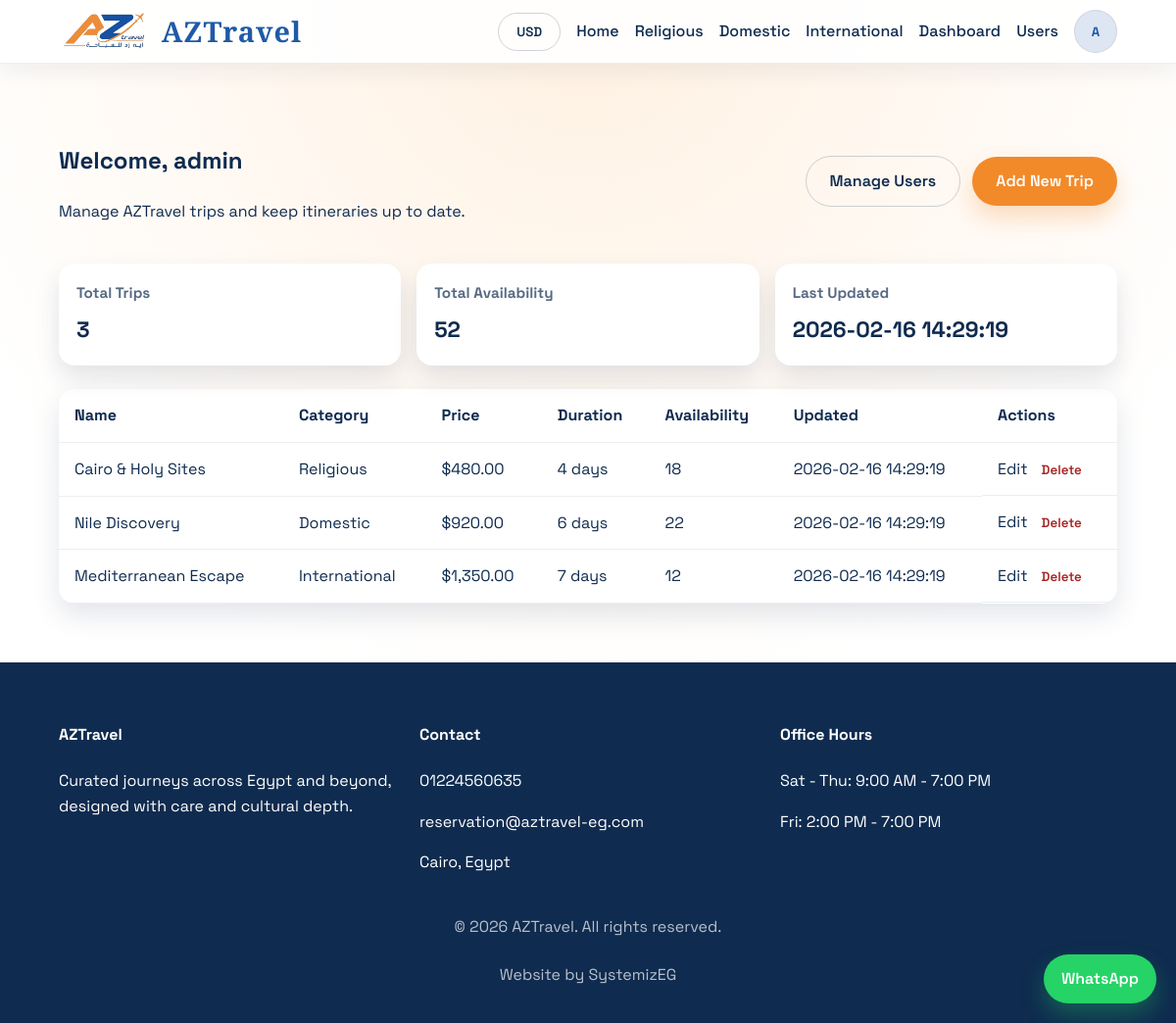
/dashboard.php (signed in), run on the app's committed database.
### tables this page shows
CREATE TABLE IF NOT EXISTS trips (
  id INT AUTO_INCREMENT PRIMARY KEY,
  name VARCHAR(120) NOT NULL,
  description TEXT NOT NULL,
  price DECIMAL(10,2) NOT NULL,
  duration_days INT NOT NULL,
  category ENUM('religious','domestic','international') NOT NULL,
  image_url VARCHAR(255) DEFAULT NULL,
  itinerary TEXT,
  details TEXT,
  includes TEXT,
  excludes TEXT,
  pickup_time VARCHAR(120),
  policy TEXT,
  availability INT NOT NULL DEFAULT 0,
  created_at TIMESTAMP DEFAULT CURRENT_TIMESTAMP,
  updated_at TIMESTAMP DEFAULT CURRENT_TIMESTAMP ON UPDATE CURRENT_TIMESTAMP
);

### includes/config.php (called while the page is built, shortened)
<?php
$CURRENCIES = [
    'USD' => ['symbol' => '$', 'rate' => 1.0, 'label' => 'US Dollar'],
    'EGP' => ['symbol' => 'E£', 'rate' => 49.5, 'label' => 'Egyptian Pound'],
    'EUR' => ['symbol' => '€', 'rate' => 0.92, 'label' => 'Euro'],
    'GBP' => ['symbol' => '£', 'rate' => 0.79, 'label' => 'Pound Sterling'],
    'SAR' => ['symbol' => 'SAR', 'rate' => 3.75, 'label' => 'Saudi Riyal'],
    'AED' => ['symbol' => 'AED', 'rate' => 3.67, 'label' => 'UAE Dirham'],
];
$DEFAULT_CURRENCY = 'USD';
function e(string $value): string {
    return htmlspecialchars($value, ENT_QUOTES, 'UTF-8');
}
function get_currency(): string {
    global $CURRENCIES, $DEFAULT_CURRENCY;
    $currency = $_SESSION['currency'] ?? $DEFAULT_CURRENCY;
    return array_key_exists($currency, $CURRENCIES) ? $currency : $DEFAULT_CURRENCY;
}
function format_price(float $amountUsd): string {
    global $CURRENCIES;
    $currency = get_currency();
    $rate = $CURRENCIES[$currency]['rate'] ?? 1.0;
    $symbol = $CURRENCIES[$currency]['symbol'] ?? '$';
    $converted = $amountUsd * $rate;
    return $symbol . number_format($converted, 2);
}

### includes/auth.php (called while the page is built, shortened)
<?php
require_once __DIR__ . '/config.php';
function is_manager(): bool {
    return !empty($_SESSION['admin_role']) && in_array($_SESSION['admin_role'], ['manager', 'admin'], true);
}

### dashboard.php (the view, shortened to what this page needs)
<?php
require_once __DIR__ . '/includes/config.php';
require_once __DIR__ . '/includes/auth.php';
$statsStmt = $pdo->query('SELECT COUNT(*) AS total_trips, COALESCE(SUM(availability), 0) AS total_available, MAX(updated_at) AS last_updated FROM trips');
$stats = $statsStmt->fetch();
$stmt = $pdo->query('SELECT * FROM trips ORDER BY created_at DESC');
$trips = $stmt->fetchAll();
require_once __DIR__ . '/includes/header.php';
?>
<section class="dashboard reveal">
    <div class="container">
        <div class="dashboard-header">
            <div>
                <h2>Welcome, <?php echo e($_SESSION['admin_name'] ?? 'Admin'); ?></h2>
                <p>Manage AZTravel trips and keep itineraries up to date.</p>
            </div>
            <div class="dashboard-actions">
                <?php if (is_manager()): ?>
                    <a class="btn ghost" href="users.php">Manage Users</a>
                <?php endif; ?>
                <a class="btn" href="add_trip.php">Add New Trip</a>
            </div>
        </div>
        <div class="stats-grid">
            <div class="stat-card">
                <h4>Total Trips</h4>
                <p><?php echo (int)($stats['total_trips'] ?? 0); ?></p>
            </div>
            <div class="stat-card">
                <h4>Total Availability</h4>
                <p><?php echo (int)($stats['total_available'] ?? 0); ?></p>
            </div>
            <div class="stat-card">
                <h4>Last Updated</h4>
                <p><?php echo e($stats['last_updated'] ?? 'N/A'); ?></p>
            </div>
        </div>
        <div class="table-wrap">
            <table>
                <thead>
                    <tr>
                        <th>Name</th>
                        <th>Category</th>
                        <th>Price</th>
                        <th>Duration</th>
                        <th>Availability</th>
                        <th>Updated</th>
                        <th>Actions</th>
                    </tr>
                </thead>
                <tbody>
                    <?php if (empty($trips)): ?>
                        <tr>
                            <td colspan="7">No trips found. Create your first trip.</td>
                        </tr>
                    <?php else: ?>
                        <?php foreach ($trips as $trip): ?>
                            <tr>
                                <td><?php echo e($trip['name']); ?></td>
                                <td><?php echo ucfirst(e($trip['category'])); ?></td>
                                <td><?php echo format_price((float)$trip['price']); ?></td>
                                <td><?php echo e($trip['duration_days']); ?> days</td>
                                <td><?php echo e($trip['availability']); ?></td>
                                <td><?php echo e($trip['updated_at']); ?></td>
                                <td class="actions">
                                    <a href="edit_trip.php?id=<?php echo (int)$trip['id']; ?>">Edit</a>
                                    <form method="post" action="delete_trip.php" onsubmit="return confirm('Delete this trip?');">
                                        <button type="submit">Delete</button>
                                    </form>
                                </td>
                            </tr>
                        <?php endforeach; ?>
                    <?php endif; ?>
                </tbody>
            </table>
        </div>
    </div>
</section>
<?php require_once __DIR__ . '/includes/footer.php'; ?>

### assets/css/style.css (style rules this page uses)
* { box-sizing: border-box; }
html, body { margin: 0; padding: 0; }
body { font-family: var(--font-body); color: var(--dark); background: radial-gradient(circle at top, #fff1e2, #ffffff 60%, #ffffff 100%); line-height: 1.6; }
button, input, textarea, select { font-family: var(--font-body); }
a { color: inherit; text-decoration: none; }
.container { width: min(1100px, 90%); margin: 0 auto; }
.btn { display: inline-flex; align-items: center; justify-content: center; background: var(--accent); color: var(--light); padding: 12px 24px; border-radius: 999px; font-weight: 600; border: none; cursor: pointer; transition: transform 0.3s ease, box-shadow 0.3s ease; box-shadow: 0 12px 24px rgba(242, 138, 42, 0.28); }
.btn.ghost { background: transparent; color: var(--dark); border: 1px solid rgba(15, 43, 79, 0.2); box-shadow: none; }
.dashboard { padding: 60px 0; }
.dashboard-header { display: flex; justify-content: space-between; align-items: center; flex-wrap: wrap; gap: 20px; }
.dashboard-actions { display: flex; gap: 12px; align-items: center; flex-wrap: wrap; }
.stats-grid { display: grid; grid-template-columns: repeat(auto-fit, minmax(200px, 1fr)); gap: 16px; margin: 24px 0; }
.stat-card { background: var(--light); border-radius: 16px; padding: 18px; box-shadow: 0 12px 24px var(--shadow); }
.stat-card h4 { margin: 0 0 8px; font-size: 0.95rem; color: rgba(15, 43, 79, 0.7); }
.stat-card p { margin: 0; font-size: 1.4rem; font-weight: 700; }
.table-wrap { overflow-x: auto; margin-top: 24px; background: var(--light); border-radius: 16px; box-shadow: 0 12px 28px var(--shadow); }
.table-wrap table { width: 100%; border-collapse: collapse; }
th, td { padding: 14px 16px; text-align: left; border-bottom: 1px solid rgba(15, 43, 79, 0.08); }
.actions { display: flex; gap: 8px; }
.actions form button { background: transparent; border: none; color: #a62424; cursor: pointer; font-weight: 600; }

### data on the page
trips: name "Cairo & Holy Sites", category "Religious", price "$480.00", duration_days "4", availability "18", updated_at "2026-02-16 14:29:19"
trips: name "Nile Discovery", category "Domestic", price "$920.00", duration_days "6", availability "22", updated_at "2026-02-16 14:29:19"
trips: name "Mediterranean Escape", category "International", price "$1,350.00", duration_days "7", availability "12", updated_at "2026-02-16 14:29:19"

### other printed values
get_currency() "USD"
initials($_SESSION['admin_name'] ?? 'User') "A"
$_SESSION['admin_name'] "admin"
$stats['total_trips'] "3"
$stats['total_available'] "52"
$stats['last_updated'] "2026-02-16 14:29:19"
